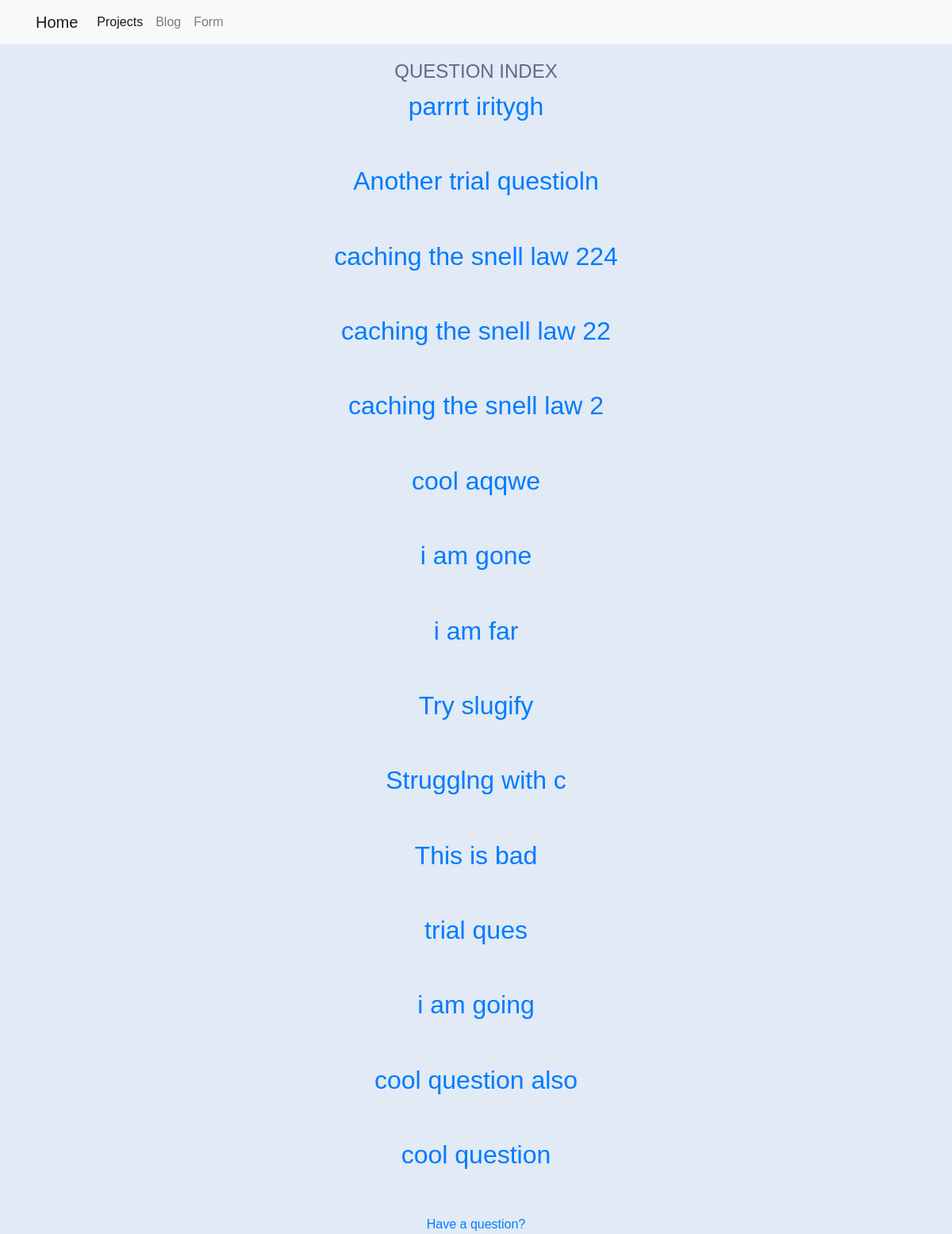
Screenshot of /questions/ with the database file from the repository.
### questions/models.py (models this page shows, shortened)
class Question(models.Model):
    name = models.CharField(max_length=50)
    email = models.EmailField(max_length=150)
    ques = models.CharField(max_length=250)
    ques_slug = models.SlugField(null=False, unique=True)
    ques_description = models.TextField()
    notify = models.BooleanField(default=False)
    asked_on = models.DateTimeField(auto_now_add=True)

### questions/views.py (the view)
# urls.py: path('', views.question_index, name='question_index'),
def question_index(request):
	questions = Question.objects.all().order_by('-asked_on')
	contxt = {'questions': questions}
	return render(request, 'question_index.html', contxt)

### questions/templates/question_index.html (shortened to what this page needs)
{% extends 'base.html' %}
{% block page_content %}
<div class="col-md-8 offset-md-2">
	<h1>Question Index</h1>
	<div class="container">
		{% for q in questions %}
		<h2> <a href="{%url 'answer_index' q.pk q.ques_slug%}">{{q.ques}}</a> </h2>
		<br><br>
		{% endfor%}
		</div>
		<a href="{%url 'question_ask'  %}"> Have a question? </a>
</div>
{% endblock %}

### mask_off/templates/base.html (shortened to what this page needs)
{% load static %}
<!DOCTYPE html>
<html>
<head>
<link rel="stylesheet" href="https://stackpath.bootstrapcdn.com/bootstrap/4.1.3/css/bootstrap.min.css">
	<link rel="stylesheet" type="text/css" href="{% static 'css/style.css' %}">
</head>
<body>
<nav class="navbar navbar-expand-lg navbar-light bg-light">
	<div class="container">
		<a class="navbar-brand" href="{% url 'home' %}">Home </a>
	<div class="collapse navbar-collapse" id="navbarSupportedContent">
		<ul class="navbar-nav mr-auto">
			<li class="nav-item active">
				<a class="nav-link" href="{% url 'project_index' %}"> Projects </a>
			</li>
			<li class="nav-item">
				<a class="nav-link" href="{% url 'blog_index' %}"> Blog </a>
			</li>
			<li class="nav-item">
				<a class="nav-link" href="{% url 'form' %}"> Form </a>
			</li>
		</ul>
	</div>
	</div>
</nav>
<div class="container">
{% block page_content %}{% endblock %}
</div>
</body>
</html>

### myapp/static/css/style.css (style rules this page uses)
body { font-family: proxima-nova, sans-serif; text-align: center; background: #e1eaf5; }
h1 { font-family: proxima-nova, sans-serif; text-transform: uppercase; color: #5f6988; margin: 20px 0 10px; font-size: 1.5em; }

### rows the page displays
Question: ques "parrrt iritygh"
Question: ques "Another trial questioln"
Question: ques "caching the snell law 224"
Question: ques "caching the snell law 22"
Question: ques "caching the snell law 2"
Question: ques "cool aqqwe"
Question: ques "i am gone"
Question: ques "i am far"
Question: ques "Try slugify"
Question: ques "Strugglng with c"
Question: ques "This is bad"
Question: ques "trial ques"
Question: ques "i am going"
Question: ques "cool question also"
Question: ques "cool question"
